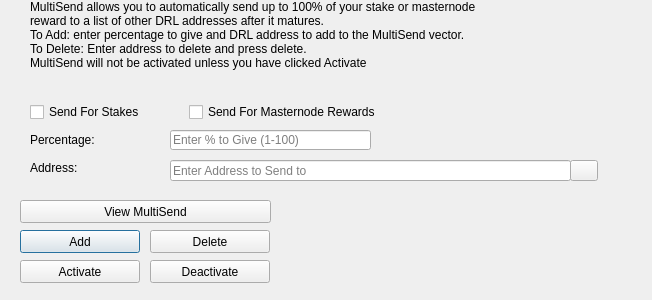
<?xml version="1.0" encoding="UTF-8"?>
<ui version="4.0">
 <class>MultiSendDialog</class>
 <widget class="QDialog" name="MultiSendDialog">
  <property name="windowModality">
   <enum>Qt::NonModal</enum>
  </property>
  <property name="geometry">
   <rect>
    <x>0</x>
    <y>0</y>
    <width>652</width>
    <height>300</height>
   </rect>
  </property>
  <property name="windowTitle">
   <string>MultiSend</string>
  </property>
  <widget class="QLineEdit" name="multiSendPercentEdit">
   <property name="geometry">
    <rect>
     <x>170</x>
     <y>130</y>
     <width>201</width>
     <height>20</height>
    </rect>
   </property>
   <property name="toolTip">
    <string>Enter whole numbers 1 - 100</string>
   </property>
   <property name="placeholderText">
    <string>Enter % to Give (1-100)</string>
   </property>
  </widget>
  <widget class="QLineEdit" name="multiSendAddressEdit">
   <property name="geometry">
    <rect>
     <x>170</x>
     <y>160</y>
     <width>401</width>
     <height>21</height>
    </rect>
   </property>
   <property name="toolTip">
    <string/>
   </property>
   <property name="placeholderText">
    <string>Enter Address to Send to</string>
   </property>
  </widget>
  <widget class="QLabel" name="label_2">
   <property name="geometry">
    <rect>
     <x>30</x>
     <y>0</y>
     <width>451</width>
     <height>121</height>
    </rect>
   </property>
   <property name="lineWidth">
    <number>1</number>
   </property>
   <property name="text">
    <string>MultiSend allows you to automatically send up to 100% of your stake or masternode reward to a list of other DRL addresses after it matures.
To Add: enter percentage to give and DRL address to add to the MultiSend vector.
To Delete: Enter address to delete and press delete.
MultiSend will not be activated unless you have clicked Activate</string>
   </property>
   <property name="alignment">
    <set>Qt::AlignLeading|Qt::AlignLeft|Qt::AlignTop</set>
   </property>
   <property name="wordWrap">
    <bool>true</bool>
   </property>
  </widget>
  <widget class="QLabel" name="message">
   <property name="geometry">
    <rect>
     <x>290</x>
     <y>200</y>
     <width>351</width>
     <height>91</height>
    </rect>
   </property>
   <property name="text">
    <string/>
   </property>
  </widget>
  <widget class="QPushButton" name="addButton">
   <property name="geometry">
    <rect>
     <x>20</x>
     <y>230</y>
     <width>120</width>
     <height>23</height>
    </rect>
   </property>
   <property name="toolTip">
    <string/>
   </property>
   <property name="statusTip">
    <string>Add to MultiSend Vector</string>
   </property>
   <property name="text">
    <string>Add</string>
   </property>
  </widget>
  <widget class="QPushButton" name="disableButton">
   <property name="geometry">
    <rect>
     <x>150</x>
     <y>260</y>
     <width>120</width>
     <height>23</height>
    </rect>
   </property>
   <property name="statusTip">
    <string>Deactivate MultiSend</string>
   </property>
   <property name="text">
    <string>Deactivate</string>
   </property>
  </widget>
  <widget class="QPushButton" name="addressBookButton">
   <property name="geometry">
    <rect>
     <x>570</x>
     <y>160</y>
     <width>28</width>
     <height>21</height>
    </rect>
   </property>
   <property name="toolTip">
    <string>Choose an address from the address book</string>
   </property>
   <property name="text">
    <string/>
   </property>
   <property name="icon">
    <iconset resource="../daral.qrc">
     <normaloff>:/icons/address-book</normaloff>:/icons/address-book</iconset>
   </property>
   <property name="shortcut">
    <string>Alt+A</string>
   </property>
   <property name="autoDefault">
    <bool>false</bool>
   </property>
  </widget>
  <widget class="QLabel" name="label">
   <property name="geometry">
    <rect>
     <x>30</x>
     <y>130</y>
     <width>121</width>
     <height>20</height>
    </rect>
   </property>
   <property name="toolTip">
    <string>Percentage of stake to send</string>
   </property>
   <property name="text">
    <string>Percentage:</string>
   </property>
  </widget>
  <widget class="QLabel" name="label_5">
   <property name="geometry">
    <rect>
     <x>30</x>
     <y>160</y>
     <width>111</width>
     <height>16</height>
    </rect>
   </property>
   <property name="toolTip">
    <string>Address to send portion of stake to</string>
   </property>
   <property name="text">
    <string>Address:</string>
   </property>
  </widget>
  <widget class="QPushButton" name="deleteButton">
   <property name="geometry">
    <rect>
     <x>150</x>
     <y>230</y>
     <width>120</width>
     <height>23</height>
    </rect>
   </property>
   <property name="toolTip">
    <string/>
   </property>
   <property name="statusTip">
    <string>Delete Address From MultiSend Vector</string>
   </property>
   <property name="text">
    <string>Delete</string>
   </property>
  </widget>
  <widget class="QPushButton" name="activateButton">
   <property name="geometry">
    <rect>
     <x>20</x>
     <y>260</y>
     <width>120</width>
     <height>23</height>
    </rect>
   </property>
   <property name="statusTip">
    <string>Activate MultiSend</string>
   </property>
   <property name="text">
    <string>Activate</string>
   </property>
  </widget>
  <widget class="QPushButton" name="viewButton">
   <property name="geometry">
    <rect>
     <x>20</x>
     <y>200</y>
     <width>251</width>
     <height>23</height>
    </rect>
   </property>
   <property name="toolTip">
    <string/>
   </property>
   <property name="statusTip">
    <string>View MultiSend Vector</string>
   </property>
   <property name="text">
    <string>View MultiSend</string>
   </property>
  </widget>
  <widget class="QWidget" name="horizontalLayoutWidget">
   <property name="geometry">
    <rect>
     <x>30</x>
     <y>100</y>
     <width>351</width>
     <height>24</height>
    </rect>
   </property>
   <layout class="QHBoxLayout" name="horizontalLayout">
    <item>
     <widget class="QCheckBox" name="multiSendStakeCheckBox">
      <property name="text">
       <string>Send For Stakes</string>
      </property>
     </widget>
    </item>
    <item>
     <widget class="QCheckBox" name="multiSendMasternodeCheckBox">
      <property name="text">
       <string>Send For Masternode Rewards</string>
      </property>
     </widget>
    </item>
   </layout>
  </widget>
 </widget>
 <resources>
  <include location="../daral.qrc"/>
 </resources>
 <connections/>
</ui>
